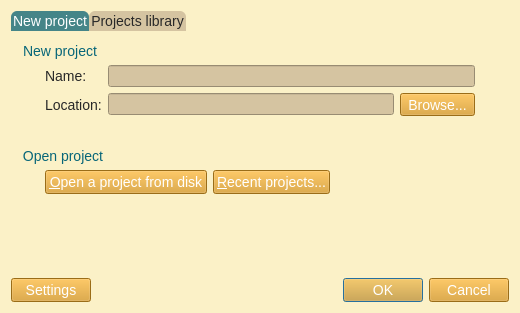
<?xml version="1.0" encoding="UTF-8"?>
<ui version="4.0">
 <class>ProjectDialog</class>
 <widget class="QDialog" name="ProjectDialog">
  <property name="windowModality">
   <enum>Qt::ApplicationModal</enum>
  </property>
  <property name="geometry">
   <rect>
    <x>0</x>
    <y>0</y>
    <width>520</width>
    <height>313</height>
   </rect>
  </property>
  <property name="windowTitle">
   <string>Project</string>
  </property>
  <property name="styleSheet">
   <string notr="true">QWidget{
	background-color: #fbf1c7;
}
QMenuBar::item{
	background-color: #fbf1c7;
}
QDockWidget::title{
	background: #d5c4a1;
	padding-left: 5px;
}
QDockWidget, QMenuBar{
    color: #282828;
    font: bold 14px;
}
QTextEdit, QPlainTextEdit, QLineEdit, QSpinBox, QComboBox {
  background-color: #d5c4a1;
  color: #282828;
}
QTextEdit#uiConsoleTextEdit {
  background-color: #fbf1c7;
  color: #282828;
  font: 13px;
}
QTabWidget {
	font: 14px;
	border-top: 2px;
}
QTabBar::tab {
    background: #d5c4a1;
    color: #282828;
    min-width: 8ex;
    padding: 2px;
	border-top-right-radius: 6px;
	border-top-left-radius: 6px;
}
QTabBar::tab:selected {
    background: #458588;
	color: #FFFFFF;
}
QGroupBox {
    color: #076678;
    font: 14px;
    padding: 15px;
    border-style: none;
}
QMainWindow::separator {
	background: #d5c4a1;
	width: 1px;
	height: 1px;
}
QComboBox {
	selection-background-color: #458588;
	selection-color: #FFFFFF;
}

QToolBar{
	background: #d5c4a1;
	border: 0px;
}
QPushButton {
	background-color: #d79921;
    color: #FFFFFF;
	font: 14px;
}
QToolButton {
	background-color: #d79921;
    color: #FFFFFF;
	font: 14px;
}
QTreeWidget, QListWidget {
	background-color: #fbf1c7;
	color: #282828;
    alternate-background-color: #d5c4a1; 
	font: 14px;
}
QTreeWidget#uiTreeWidget {
	background-color: #d5c4a1;
	color: #282828;
	font: bold 16px;
}
QTreeWidget::item:selected, QTreeWidget::item:hover, QMenu::item:selected,QToolButton::hover,QPushButton::hover,QTabBar::tab:hover {
	background-color: #458588;
	color: #FFFFFF;
}
QMenu {
	background-color: #fbf1c7;
    color: #282828;
}
QLabel {
	color: #282828;
	font: 14px;
}
QLabel#uiTitleLabel {
	color: #282828;
	font: bold 16px;
}

QAbstractScrollArea::corner {
    background: #fbf1c7;
}
QScrollBar::handle:horizontal {
    background: #d5c4a1;
    min-width: 20px;
}
QScrollBar::handle:vertical {
    background: #d5c4a1;
    min-width: 20px;
}
QScrollBar:vertical {
    width: 6px;
}
QScrollBar:horizontal {
    height: 6px;
}
QScrollBar::up-arrow:vertical, QScrollBar::down-arrow:vertical, QScrollBar::down-arrow:horizontal, QScrollBar::up-arrow:horizontal { 
	border: 0px;
    height: 0px; 
    width: 0px; 
}
         
QScrollBar::add-page:horizontal, QScrollBar::sub-page:horizontal, QScrollBar::add-page:vertical, QScrollBar::sub-page:vertical {
  background: none
}
QStatusBar {
	background-color: #d5c4a1;
	color: #282828;
}

QRadioButton, QCheckBox {
  color: #282828;
}
QRadioButton::disabled, QCheckBox::disabled {
  color: gray;
}


</string>
  </property>
  <property name="modal">
   <bool>true</bool>
  </property>
  <layout class="QVBoxLayout" name="verticalLayout">
   <item>
    <widget class="QTabWidget" name="uiProjectTabWidget">
     <property name="tabPosition">
      <enum>QTabWidget::North</enum>
     </property>
     <property name="tabShape">
      <enum>QTabWidget::Rounded</enum>
     </property>
     <property name="currentIndex">
      <number>0</number>
     </property>
     <widget class="QWidget" name="uiNewProjectTab">
      <attribute name="title">
       <string>New project</string>
      </attribute>
      <layout class="QVBoxLayout" name="verticalLayout_3">
       <property name="margin">
        <number>10</number>
       </property>
       <item>
        <widget class="QGroupBox" name="groupBox">
         <property name="title">
          <string>New project</string>
         </property>
         <layout class="QGridLayout" name="gridLayout">
          <item row="1" column="1">
           <layout class="QHBoxLayout" name="horizontalLayout_3">
            <item>
             <widget class="QLineEdit" name="uiLocationLineEdit"/>
            </item>
            <item>
             <widget class="QToolButton" name="uiLocationBrowserToolButton">
              <property name="text">
               <string>Browse...</string>
              </property>
             </widget>
            </item>
           </layout>
          </item>
          <item row="0" column="0">
           <widget class="QLabel" name="uiNameLabel">
            <property name="sizePolicy">
             <sizepolicy hsizetype="Fixed" vsizetype="Preferred">
              <horstretch>0</horstretch>
              <verstretch>0</verstretch>
             </sizepolicy>
            </property>
            <property name="text">
             <string>Name:</string>
            </property>
            <property name="textFormat">
             <enum>Qt::AutoText</enum>
            </property>
           </widget>
          </item>
          <item row="0" column="1">
           <widget class="QLineEdit" name="uiNameLineEdit"/>
          </item>
          <item row="1" column="0">
           <widget class="QLabel" name="uiLocationLabel">
            <property name="sizePolicy">
             <sizepolicy hsizetype="Fixed" vsizetype="Preferred">
              <horstretch>0</horstretch>
              <verstretch>0</verstretch>
             </sizepolicy>
            </property>
            <property name="text">
             <string>Location:</string>
            </property>
           </widget>
          </item>
         </layout>
        </widget>
       </item>
       <item>
        <widget class="QGroupBox" name="uiOpenProjectGroupBox">
         <property name="title">
          <string>Open project</string>
         </property>
         <layout class="QGridLayout" name="gridLayout_2">
          <item row="0" column="0">
           <layout class="QHBoxLayout" name="horizontalLayout_2">
            <item>
             <widget class="QPushButton" name="uiOpenProjectPushButton">
              <property name="text">
               <string>&amp;Open a project from disk</string>
              </property>
             </widget>
            </item>
            <item>
             <widget class="QPushButton" name="uiRecentProjectsPushButton">
              <property name="text">
               <string>&amp;Recent projects...</string>
              </property>
             </widget>
            </item>
            <item>
             <spacer name="horizontalSpacer_2">
              <property name="orientation">
               <enum>Qt::Horizontal</enum>
              </property>
              <property name="sizeHint" stdset="0">
               <size>
                <width>239</width>
                <height>20</height>
               </size>
              </property>
             </spacer>
            </item>
           </layout>
          </item>
          <item row="1" column="0">
           <spacer name="verticalSpacer">
            <property name="orientation">
             <enum>Qt::Vertical</enum>
            </property>
            <property name="sizeHint" stdset="0">
             <size>
              <width>5</width>
              <height>5</height>
             </size>
            </property>
           </spacer>
          </item>
         </layout>
        </widget>
       </item>
      </layout>
     </widget>
     <widget class="QWidget" name="uiProjectsLibraryTab">
      <attribute name="title">
       <string>Projects library</string>
      </attribute>
      <layout class="QVBoxLayout" name="verticalLayout_2">
       <property name="margin">
        <number>10</number>
       </property>
       <item>
        <widget class="QTreeWidget" name="uiProjectsTreeWidget">
         <property name="alternatingRowColors">
          <bool>true</bool>
         </property>
         <property name="selectionMode">
          <enum>QAbstractItemView::ExtendedSelection</enum>
         </property>
         <property name="sortingEnabled">
          <bool>true</bool>
         </property>
         <attribute name="headerShowSortIndicator" stdset="0">
          <bool>true</bool>
         </attribute>
         <column>
          <property name="text">
           <string>Name</string>
          </property>
         </column>
         <column>
          <property name="text">
           <string>Status</string>
          </property>
         </column>
         <column>
          <property name="text">
           <string>Path</string>
          </property>
         </column>
        </widget>
       </item>
       <item>
        <layout class="QHBoxLayout" name="horizontalLayout_4">
         <item>
          <widget class="QPushButton" name="uiDeleteProjectButton">
           <property name="text">
            <string>Delete</string>
           </property>
          </widget>
         </item>
         <item>
          <widget class="QPushButton" name="uiDuplicateProjectPushButton">
           <property name="text">
            <string>Duplicate</string>
           </property>
          </widget>
         </item>
         <item>
          <spacer name="horizontalSpacer">
           <property name="orientation">
            <enum>Qt::Horizontal</enum>
           </property>
           <property name="sizeHint" stdset="0">
            <size>
             <width>40</width>
             <height>20</height>
            </size>
           </property>
          </spacer>
         </item>
         <item>
          <widget class="QPushButton" name="uiRefreshProjectsPushButton">
           <property name="text">
            <string>Refresh list</string>
           </property>
          </widget>
         </item>
        </layout>
       </item>
      </layout>
     </widget>
    </widget>
   </item>
   <item>
    <layout class="QHBoxLayout" name="horizontalLayout">
     <item>
      <widget class="QPushButton" name="uiSettingsPushButton">
       <property name="text">
        <string>Settings</string>
       </property>
      </widget>
     </item>
     <item>
      <spacer name="horizontalSpacer_3">
       <property name="orientation">
        <enum>Qt::Horizontal</enum>
       </property>
       <property name="sizeHint" stdset="0">
        <size>
         <width>40</width>
         <height>20</height>
        </size>
       </property>
      </spacer>
     </item>
     <item>
      <widget class="QDialogButtonBox" name="uiButtonBox">
       <property name="orientation">
        <enum>Qt::Horizontal</enum>
       </property>
       <property name="standardButtons">
        <set>QDialogButtonBox::Cancel|QDialogButtonBox::Ok</set>
       </property>
      </widget>
     </item>
    </layout>
   </item>
  </layout>
 </widget>
 <resources/>
 <connections>
  <connection>
   <sender>uiButtonBox</sender>
   <signal>accepted()</signal>
   <receiver>ProjectDialog</receiver>
   <slot>accept()</slot>
   <hints>
    <hint type="sourcelabel">
     <x>248</x>
     <y>254</y>
    </hint>
    <hint type="destinationlabel">
     <x>157</x>
     <y>274</y>
    </hint>
   </hints>
  </connection>
  <connection>
   <sender>uiButtonBox</sender>
   <signal>rejected()</signal>
   <receiver>ProjectDialog</receiver>
   <slot>reject()</slot>
   <hints>
    <hint type="sourcelabel">
     <x>316</x>
     <y>260</y>
    </hint>
    <hint type="destinationlabel">
     <x>286</x>
     <y>274</y>
    </hint>
   </hints>
  </connection>
  <connection>
   <sender>uiNameLineEdit</sender>
   <signal>returnPressed()</signal>
   <receiver>ProjectDialog</receiver>
   <slot>accept()</slot>
   <hints>
    <hint type="sourcelabel">
     <x>321</x>
     <y>56</y>
    </hint>
    <hint type="destinationlabel">
     <x>288</x>
     <y>93</y>
    </hint>
   </hints>
  </connection>
  <connection>
   <sender>uiLocationLineEdit</sender>
   <signal>returnPressed()</signal>
   <receiver>ProjectDialog</receiver>
   <slot>accept()</slot>
   <hints>
    <hint type="sourcelabel">
     <x>285</x>
     <y>100</y>
    </hint>
    <hint type="destinationlabel">
     <x>288</x>
     <y>93</y>
    </hint>
   </hints>
  </connection>
 </connections>
</ui>
